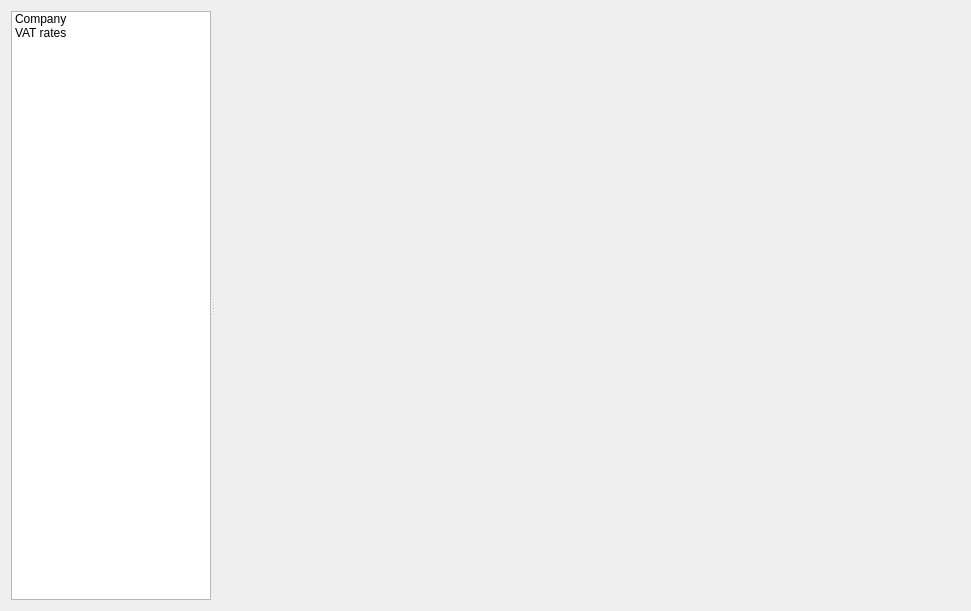
<?xml version="1.0" encoding="UTF-8"?>
<ui version="4.0">
 <class>PaneSettings</class>
 <widget class="QWidget" name="PaneSettings">
  <property name="geometry">
   <rect>
    <x>0</x>
    <y>0</y>
    <width>971</width>
    <height>611</height>
   </rect>
  </property>
  <property name="windowTitle">
   <string>Form</string>
  </property>
  <layout class="QVBoxLayout" name="verticalLayout">
   <item>
    <widget class="QSplitter" name="splitter">
     <property name="orientation">
      <enum>Qt::Orientation::Horizontal</enum>
     </property>
     <widget class="QListWidget" name="listWidgetMenu">
      <property name="maximumSize">
       <size>
        <width>200</width>
        <height>16777215</height>
       </size>
      </property>
      <item>
       <property name="text">
        <string>Company</string>
       </property>
      </item>
      <item>
       <property name="text">
        <string>VAT rates</string>
       </property>
      </item>
     </widget>
     <widget class="QStackedWidget" name="stackedWidget">
      <widget class="PaneSettingsCompany" name="pageCompanyInfos"/>
      <widget class="PaneSettingsVatRates" name="pageVatRates"/>
     </widget>
    </widget>
   </item>
  </layout>
 </widget>
 <customwidgets>
  <customwidget>
   <class>PaneSettingsCompany</class>
   <extends>QWidget</extends>
   <header>gui/panes/PaneSettingsCompany.h</header>
   <container>1</container>
  </customwidget>
  <customwidget>
   <class>PaneSettingsVatRates</class>
   <extends>QWidget</extends>
   <header>gui/panes/PaneSettingsVatRates.h</header>
   <container>1</container>
  </customwidget>
 </customwidgets>
 <resources/>
 <connections>
  <connection>
   <sender>listWidgetMenu</sender>
   <signal>currentRowChanged(int)</signal>
   <receiver>stackedWidget</receiver>
   <slot>setCurrentIndex(int)</slot>
   <hints>
    <hint type="sourcelabel">
     <x>186</x>
     <y>89</y>
    </hint>
    <hint type="destinationlabel">
     <x>467</x>
     <y>93</y>
    </hint>
   </hints>
  </connection>
 </connections>
</ui>
